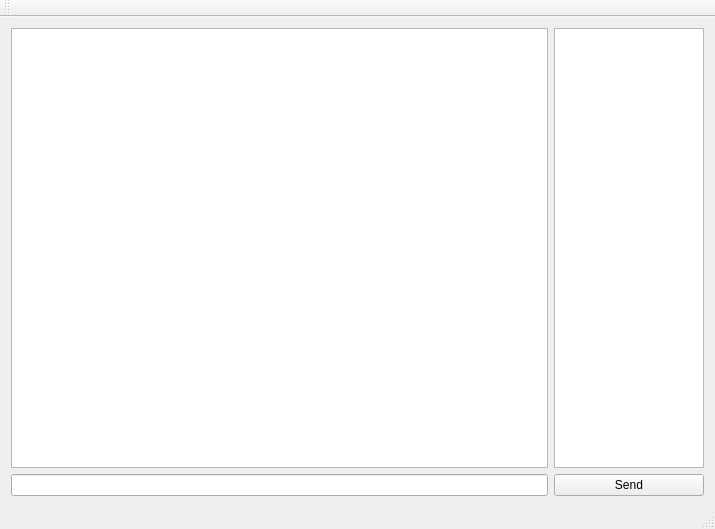
<?xml version="1.0" encoding="UTF-8"?>
<ui version="4.0">
 <class>MainWindow</class>
 <widget class="QMainWindow" name="MainWindow">
  <property name="geometry">
   <rect>
    <x>0</x>
    <y>0</y>
    <width>715</width>
    <height>529</height>
   </rect>
  </property>
  <property name="windowTitle">
   <string>MainWindow</string>
  </property>
  <widget class="QWidget" name="centralWidget">
   <layout class="QGridLayout" name="gridLayout_4">
    <item row="0" column="0">
     <layout class="QGridLayout" name="gridLayout_3">
      <item row="0" column="1">
       <widget class="QListView" name="listView">
        <property name="maximumSize">
         <size>
          <width>150</width>
          <height>16777215</height>
         </size>
        </property>
        <property name="baseSize">
         <size>
          <width>150</width>
          <height>408</height>
         </size>
        </property>
       </widget>
      </item>
      <item row="0" column="0">
       <widget class="QTextBrowser" name="textBrowser"/>
      </item>
      <item row="2" column="0">
       <widget class="QLineEdit" name="lineEdit"/>
      </item>
      <item row="2" column="1">
       <widget class="QPushButton" name="pushButton">
        <property name="text">
         <string>Send</string>
        </property>
       </widget>
      </item>
     </layout>
    </item>
   </layout>
   <zorder>pushButton</zorder>
   <zorder>gridLayoutWidget</zorder>
  </widget>
  <widget class="QMenuBar" name="menuBar">
   <property name="geometry">
    <rect>
     <x>0</x>
     <y>0</y>
     <width>715</width>
     <height>30</height>
    </rect>
   </property>
  </widget>
  <widget class="QToolBar" name="mainToolBar">
   <attribute name="toolBarArea">
    <enum>TopToolBarArea</enum>
   </attribute>
   <attribute name="toolBarBreak">
    <bool>false</bool>
   </attribute>
  </widget>
  <widget class="QStatusBar" name="statusBar"/>
 </widget>
 <layoutdefault spacing="6" margin="11"/>
 <resources/>
 <connections/>
</ui>
